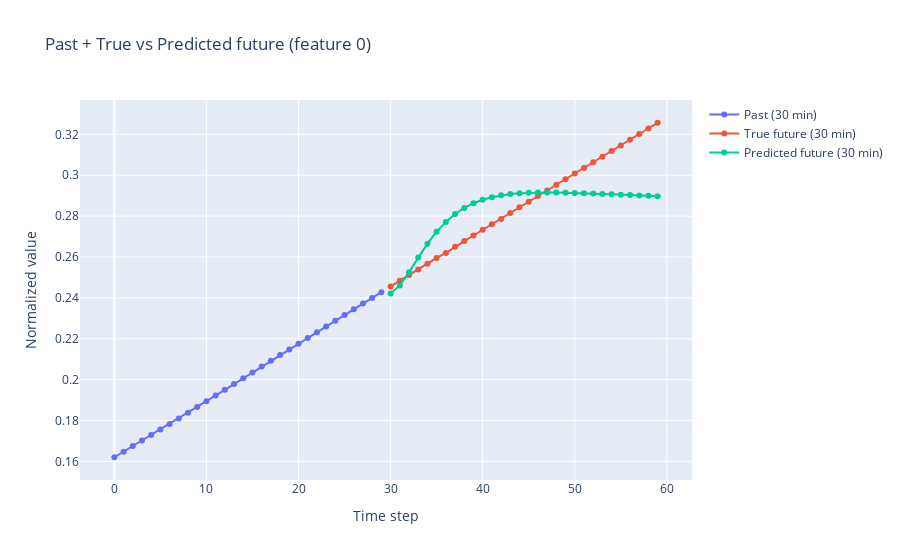
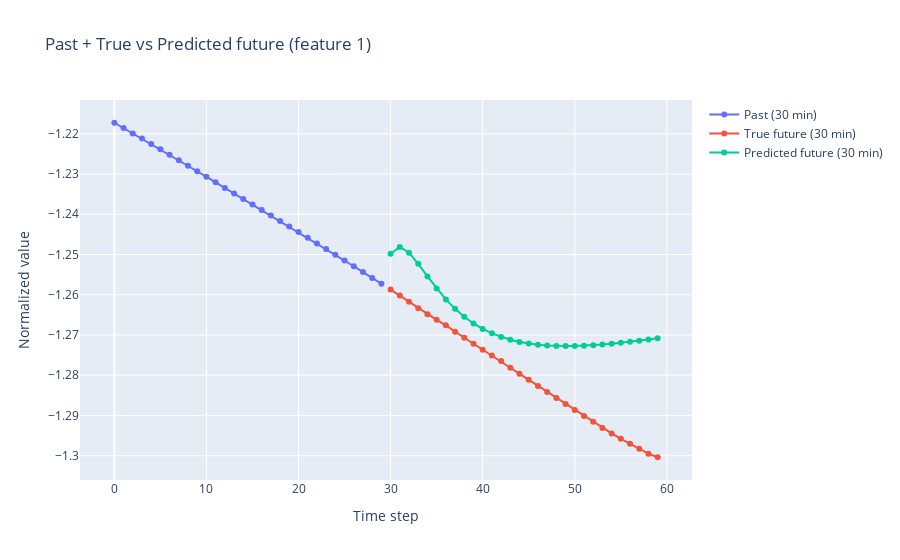

Notebook source saved alongside these figures, in order:
### Code cell
plot_example_plotly(model, val_loader, device=device, example_idx=0, feature_idx=0)
plot_example_plotly(model, val_loader, device=device, example_idx=0, feature_idx=1)

### Figure 1 — Plotly figure (JSON) as saved in the notebook; plotly's stock layout.template omitted (floating-point values rounded to 4 significant figures)
{"data": [{"hovertemplate": "segment=Past (30 min)<br>Time step=%{x}<br>Normalized value=%{y}<extra></extra>", "legendgroup": "Past (30 min)", "line": {"color": "#636efa", "dash": "solid"}, "marker": {"symbol": "circle"}, "mode": "lines+markers", "name": "Past (30 min)", "orientation": "v", "showlegend": true, "type": "scatter", "x": [0, 1, 2, 3, 4, 5, 6, 7, 8, 9, 10, 11, 12, 13, 14, 15, 16, 17, 18, 19, 20, 21, 22, 23, 24, 25, 26, 27, 28, 29], "xaxis": "x", "y": [0.162, 0.1648, 0.1675, 0.1702, 0.1729, 0.1756, 0.1783, 0.181, 0.1838, 0.1866, 0.1894, 0.1922, 0.195, 0.1979, 0.2007, 0.2035, 0.2064, 0.2092, 0.212, 0.2148, 0.2176, 0.2204, 0.2232, 0.226, 0.2288, 0.2316, 0.2344, 0.2372, 0.24, 0.2428], "yaxis": "y"}, {"hovertemplate": "segment=True future (30 min)<br>Time step=%{x}<br>Normalized value=%{y}<extra></extra>", "legendgroup": "True future (30 min)", "line": {"color": "#EF553B", "dash": "solid"}, "marker": {"symbol": "circle"}, "mode": "lines+markers", "name": "True future (30 min)", "orientation": "v", "showlegend": true, "type": "scatter", "x": [30, 31, 32, 33, 34, 35, 36, 37, 38, 39, 40, 41, 42, 43, 44, 45, 46, 47, 48, 49, 50, 51, 52, 53, 54, 55, 56, 57, 58, 59], "xaxis": "x", "y": [0.2456, 0.2484, 0.2511, 0.2539, 0.2567, 0.2595, 0.262, 0.265, 0.2678, 0.2705, 0.2733, 0.276, 0.2786, 0.2815, 0.2843, 0.2871, 0.2898, 0.2926, 0.2953, 0.2981, 0.3008, 0.3036, 0.3063, 0.3091, 0.3118, 0.3146, 0.3174, 0.3201, 0.3229, 0.3257], "yaxis": "y"}, {"hovertemplate": "segment=Predicted future (30 min)<br>Time step=%{x}<br>Normalized value=%{y}<extra></extra>", "legendgroup": "Predicted future (30 min)", "line": {"color": "#00cc96", "dash": "solid"}, "marker": {"symbol": "circle"}, "mode": "lines+markers", "name": "Predicted future (30 min)", "orientation": "v", "showlegend": true, "type": "scatter", "x": [30, 31, 32, 33, 34, 35, 36, 37, 38, 39, 40, 41, 42, 43, 44, 45, 46, 47, 48, 49, 50, 51, 52, 53, 54, 55, 56, 57, 58, 59], "xaxis": "x", "y": [0.2422, 0.2461, 0.2526, 0.2598, 0.2665, 0.2724, 0.2772, 0.281, 0.284, 0.2863, 0.288, 0.2893, 0.2902, 0.2908, 0.2912, 0.2914, 0.2916, 0.2916, 0.2916, 0.2915, 0.2914, 0.2912, 0.291, 0.2909, 0.2907, 0.2905, 0.2903, 0.2901, 0.2899, 0.2897], "yaxis": "y"}], "layout": {"legend": {"title": {"text": ""}, "tracegroupgap": 0}, "title": {"text": "Past + True vs Predicted future (feature 0)"}, "xaxis": {"anchor": "y", "domain": [0, 1], "title": {"text": "Time step"}}, "yaxis": {"anchor": "x", "domain": [0, 1], "title": {"text": "Normalized value"}}}}

### Figure 2 — Plotly figure (JSON) as saved in the notebook; plotly's stock layout.template omitted (floating-point values rounded to 4 significant figures)
{"data": [{"hovertemplate": "segment=Past (30 min)<br>Time step=%{x}<br>Normalized value=%{y}<extra></extra>", "legendgroup": "Past (30 min)", "line": {"color": "#636efa", "dash": "solid"}, "marker": {"symbol": "circle"}, "mode": "lines+markers", "name": "Past (30 min)", "orientation": "v", "showlegend": true, "type": "scatter", "x": [0, 1, 2, 3, 4, 5, 6, 7, 8, 9, 10, 11, 12, 13, 14, 15, 16, 17, 18, 19, 20, 21, 22, 23, 24, 25, 26, 27, 28, 29], "xaxis": "x", "y": [-1.217, -1.219, -1.22, -1.221, -1.223, -1.224, -1.225, -1.227, -1.228, -1.229, -1.231, -1.232, -1.233, -1.235, -1.236, -1.238, -1.239, -1.24, -1.242, -1.243, -1.244, -1.246, -1.247, -1.249, -1.25, -1.252, -1.253, -1.254, -1.256, -1.257], "yaxis": "y"}, {"hovertemplate": "segment=True future (30 min)<br>Time step=%{x}<br>Normalized value=%{y}<extra></extra>", "legendgroup": "True future (30 min)", "line": {"color": "#EF553B", "dash": "solid"}, "marker": {"symbol": "circle"}, "mode": "lines+markers", "name": "True future (30 min)", "orientation": "v", "showlegend": true, "type": "scatter", "x": [30, 31, 32, 33, 34, 35, 36, 37, 38, 39, 40, 41, 42, 43, 44, 45, 46, 47, 48, 49, 50, 51, 52, 53, 54, 55, 56, 57, 58, 59], "xaxis": "x", "y": [-1.259, -1.26, -1.262, -1.263, -1.265, -1.266, -1.268, -1.269, -1.271, -1.272, -1.274, -1.275, -1.276, -1.278, -1.28, -1.281, -1.283, -1.284, -1.286, -1.287, -1.289, -1.29, -1.292, -1.293, -1.294, -1.296, -1.297, -1.298, -1.3, -1.3], "yaxis": "y"}, {"hovertemplate": "segment=Predicted future (30 min)<br>Time step=%{x}<br>Normalized value=%{y}<extra></extra>", "legendgroup": "Predicted future (30 min)", "line": {"color": "#00cc96", "dash": "solid"}, "marker": {"symbol": "circle"}, "mode": "lines+markers", "name": "Predicted future (30 min)", "orientation": "v", "showlegend": true, "type": "scatter", "x": [30, 31, 32, 33, 34, 35, 36, 37, 38, 39, 40, 41, 42, 43, 44, 45, 46, 47, 48, 49, 50, 51, 52, 53, 54, 55, 56, 57, 58, 59], "xaxis": "x", "y": [-1.25, -1.248, -1.25, -1.252, -1.255, -1.258, -1.261, -1.264, -1.265, -1.267, -1.268, -1.27, -1.27, -1.271, -1.272, -1.272, -1.272, -1.273, -1.273, -1.273, -1.273, -1.273, -1.273, -1.272, -1.272, -1.272, -1.272, -1.271, -1.271, -1.271], "yaxis": "y"}], "layout": {"legend": {"title": {"text": ""}, "tracegroupgap": 0}, "title": {"text": "Past + True vs Predicted future (feature 1)"}, "xaxis": {"anchor": "y", "domain": [0, 1], "title": {"text": "Time step"}}, "yaxis": {"anchor": "x", "domain": [0, 1], "title": {"text": "Normalized value"}}}}
